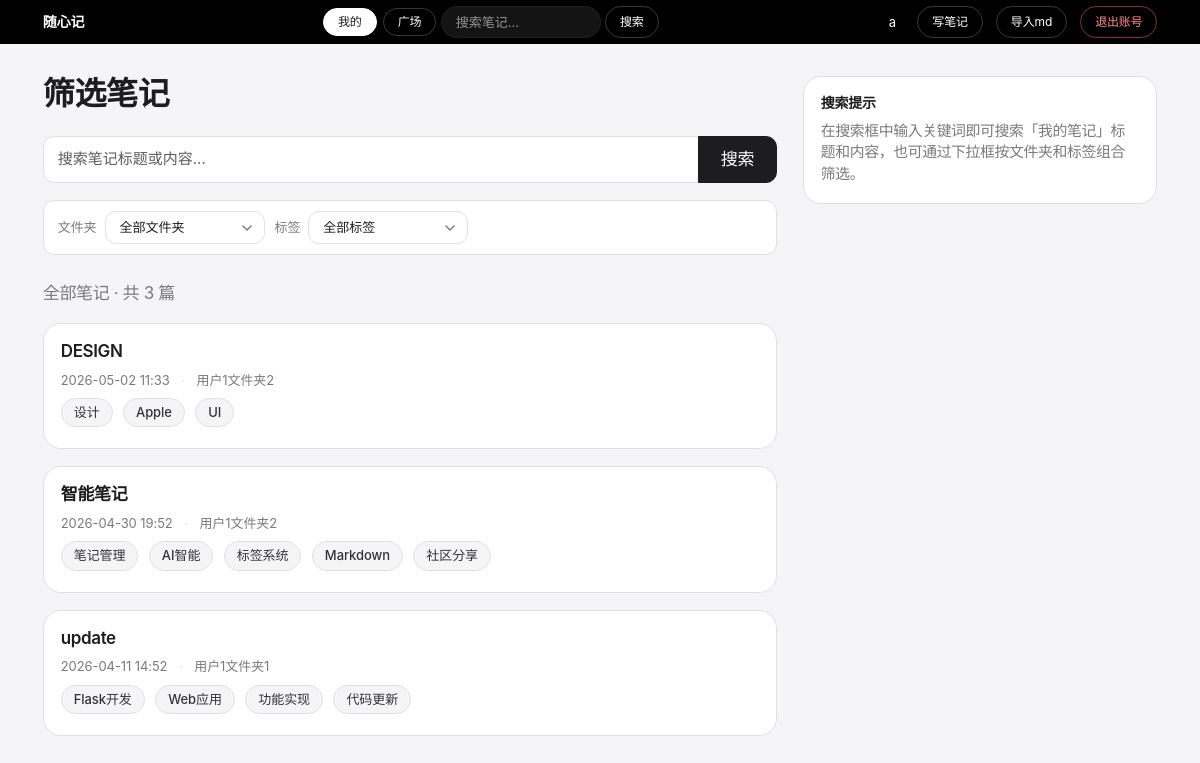
Page /search (signed in) on the committed database.
### app.py (models this page shows)
class User(UserMixin, db.Model):
    id       = db.Column(db.Integer, primary_key=True)
    username = db.Column(db.String(80), unique=True, nullable=False)
    password = db.Column(db.String(200), nullable=False)
    notes    = db.relationship('Note', backref='author', lazy=True)
    comments = db.relationship('Comment', backref='author', lazy=True)

class Note(db.Model):
    id         = db.Column(db.Integer, primary_key=True)
    title      = db.Column(db.String(200), nullable=False)
    content    = db.Column(db.Text, nullable=False)
    created_at = db.Column(db.DateTime, default=datetime.utcnow)
    updated_at = db.Column(db.DateTime, default=datetime.utcnow)  # 手动在 edit 时刷新
    user_id    = db.Column(db.Integer, db.ForeignKey('user.id'), nullable=False)
    folder_id  = db.Column(db.Integer, db.ForeignKey('folder.id'), nullable=True)
    is_public  = db.Column(db.Boolean, default=False)
    is_deleted = db.Column(db.Boolean, default=False)
    deleted_at = db.Column(db.DateTime, nullable=True)
    tags       = db.relationship('Tag', secondary=note_tags, backref='notes')
    comments   = db.relationship('Comment', backref='note', lazy=True, order_by='Comment.created_at.desc()', cascade='all, delete-orphan')
    versions   = db.relationship('NoteVersion', backref='note', lazy=True, order_by='NoteVersion.created_at.desc()', cascade='all, delete-orphan')

class Folder(db.Model):
    id      = db.Column(db.Integer, primary_key=True)
    name    = db.Column(db.String(100), nullable=False)
    user_id = db.Column(db.Integer, db.ForeignKey('user.id'), nullable=False)
    notes   = db.relationship('Note', backref='folder', lazy=True)

class Tag(db.Model):
    id   = db.Column(db.Integer, primary_key=True)
    name = db.Column(db.String(50), unique=True, nullable=False)

### app.py (the view)
@app.route('/search')
@login_required
def search():
    query    = request.args.get('q', '').strip()
    scope    = request.args.get('scope', 'mine')
    folder_id = request.args.get('folder_id')
    tag_id    = request.args.get('tag_id')
    if scope == 'plaza':
        return redirect(url_for('plaza', q=query))
    q = Note.query.filter_by(user_id=current_user.id, is_deleted=False)
    if query:
        q = q.filter(Note.title.contains(query) | Note.content.contains(query))
    if folder_id:
        q = q.filter_by(folder_id=folder_id)
    if tag_id:
        tag = db.session.get(Tag, int(tag_id))
        if tag:
            q = q.filter(Note.tags.contains(tag))
    notes = q.order_by(Note.created_at.desc()).all()
    folders = Folder.query.filter_by(user_id=current_user.id).all()
    tags = (Tag.query
            .join(note_tags)
            .join(Note)
            .filter(Note.user_id == current_user.id, Note.is_deleted == False)
            .distinct().all())
    return render_template('search.html', notes=notes, query=query,
                           scope=scope, folders=folders, tags=tags,
                           current_folder_id=int(folder_id) if folder_id else None,
                           current_tag_id=int(tag_id) if tag_id else None)

### app.py (called while the page is built)
@app.template_filter('local_time')
def local_time(dt):
    if dt is None:
        return ''
    beijing = timezone(timedelta(hours=8))
    return dt.replace(tzinfo=timezone.utc).astimezone(beijing).strftime('%Y-%m-%d %H:%M')

@app.template_filter('highlight')
def highlight(text, query):
    if not query:
        return text
    pattern = re.compile(re.escape(query), re.IGNORECASE)
    return pattern.sub(f'<mark>{query}</mark>', text)

@login_manager.user_loader
def load_user(user_id):
    return db.session.get(User, int(user_id))

### templates/search.html (shortened to what this page needs)
{% extends 'base.html' %}
{% block content %}
<div class="row">
    <div class="col-md-8">
        <h2 class="display-title">筛选笔记</h2>
        <form method="GET" action="/search" id="searchForm" class="mb-3">
            <div class="input-group">
                <input type="text" name="q" value="{{ query }}" class="form-control"
                    placeholder="搜索笔记标题或内容...">
                <button type="submit" class="btn btn-dark">搜索</button>
            </div>
        </form>
        <form method="GET" action="/search" class="filter-bar mb-4" id="filterForm">
            <div class="filter-item">
                <span class="filter-label">文件夹</span>
                <div class="apple-select" data-target="folderIdInput">
                    <button type="button" class="apple-select-trigger" aria-haspopup="listbox" aria-expanded="false">
                        <span class="apple-select-text">
                            {% if current_folder_id %}
                                {% for folder in folders %}{% if folder.id == current_folder_id %}{{ folder.name }}{% endif %}{% endfor %}
                            {% else %}全部文件夹{% endif %}
                        </span>
                        <svg class="apple-select-arrow" width="10" height="6" viewBox="0 0 10 6" aria-hidden="true">
                            <path fill="none" stroke="currentColor" stroke-linecap="round" stroke-linejoin="round" stroke-width="1.4" d="M1 1l4 4 4-4"/>
                        </svg>
                    </button>
                </div>
            </div>
            <div class="filter-item">
                <span class="filter-label">标签</span>
                <div class="apple-select" data-target="tagIdInput">
                    <button type="button" class="apple-select-trigger" aria-haspopup="listbox" aria-expanded="false">
                        <span class="apple-select-text">
                            {% if current_tag_id %}
                                {% for tag in tags %}{% if tag.id == current_tag_id %}{{ tag.name }}{% endif %}{% endfor %}
                            {% else %}全部标签{% endif %}
                        </span>
                        <svg class="apple-select-arrow" width="10" height="6" viewBox="0 0 10 6" aria-hidden="true">
                            <path fill="none" stroke="currentColor" stroke-linecap="round" stroke-linejoin="round" stroke-width="1.4" d="M1 1l4 4 4-4"/>
                        </svg>
                    </button>
                </div>
            </div>
        </form>
        <p class="text-muted mb-3">
            {% if query or current_folder_id or current_tag_id %}
            共找到 {{ notes|length }} 篇笔记
            {% else %}
            全部笔记 · 共 {{ notes|length }} 篇
            {% endif %}
        </p>
        {% for note in notes %}
        <div class="card mb-3 p-3">
            <h5 class="mb-2">
                <a href="/notes/{{ note.id }}?highlight={{ query }}" class="note-title-link">
                    {{ note.title | highlight(query) | safe }}
                </a>
            </h5>
            <div class="note-meta mb-2">
                <span>{{ note.created_at | local_time }}</span>
                {% if note.folder %}
                <span class="sep">·</span>
                <span>{{ note.folder.name }}</span>
                {% endif %}
            </div>
            {% if note.tags %}
            <div>
                {% for tag in note.tags %}
                <a href="/tags/{{ tag.id }}" class="tag-badge tag-color-{{ tag.id % 8 }}">{{ tag.name }}</a>
                {% endfor %}
            </div>
            {% endif %}
        </div>
        {% endfor %}
    </div>
    <div class="col-md-4">
        <div class="card p-3">
            <h6 class="mb-2">搜索提示</h6>
            <p class="small text-muted mb-0">
                在搜索框中输入关键词即可搜索「我的笔记」标题和内容，也可通过下拉框按文件夹和标签组合筛选。
            </p>
        </div>
    </div>
</div>
{% endblock %}

### templates/base.html (shortened to what this page needs)
<!DOCTYPE html>
<html>
<head>
    <link href="https://cdn.jsdelivr.net/npm/bootstrap@5.3.0/dist/css/bootstrap.min.css" rel="stylesheet">
    <link rel="stylesheet" href="https://cdn.jsdelivr.net/npm/easymde/dist/easymde.min.css">
</head>
<body>
    <nav class="navbar navbar-dark mb-4">
        <div class="container">
            <a class="navbar-brand fw-bold" href="/">随心记</a>
            {% if current_user.is_authenticated %}
            <form class="d-flex align-items-center me-2" method="GET" action="/search" id="navSearchForm">
                <div class="btn-group btn-group-sm me-1" role="group">
                    <label class="btn btn-outline-light" for="nav-scope-mine">我的</label>
                    <label class="btn btn-outline-light" for="nav-scope-plaza">广场</label>
                </div>
                <input type="text" name="q" class="form-control form-control-sm me-1" placeholder="搜索笔记..."
                    style="width:160px">
                <button type="submit" class="btn btn-sm btn-outline-light">搜索</button>
            </form>
            <div>
                <a href="/profile" class="text-white text-decoration-none me-3">{{ current_user.username }}</a>
                <a href="/notes/new" class="btn btn-sm btn-outline-light me-2">写笔记</a>
                <form method="POST" action="/notes/import" enctype="multipart/form-data" class="d-inline">
                    <label class="btn btn-sm btn-outline-light me-2">
                        导入md
                    </label>
                </form>
                <a href="/logout" class="btn btn-sm btn-outline-danger" data-confirm="确定要退出账号吗？">退出账号</a>
            </div>
            {% endif %}
        </div>
    </nav>
    <div class="container">
        {% block content %}{% endblock %}
    </div>
</body>
</html>

### templates/search.html (style rules this page uses)
.filter-bar { display: flex; align-items: center; flex-wrap: wrap; gap: 10px; padding: 10px 14px; background-color: var(--color-canvas); border: 1px solid var(--color-hairline); border-radius: var(--radius-md); }
.filter-item { display: inline-flex; align-items: center; gap: 8px; }
.filter-label { font-size: 13px; color: var(--color-ink-muted-48); letter-spacing: -0.08px; }
.apple-select { position: relative; display: inline-block; min-width: 160px; }
.apple-select-trigger { width: 100%; display: inline-flex; align-items: center; justify-content: space-between; gap: 10px; border: 1px solid var(--color-hairline); border-radius: var(--radius-md); padding: 6px 12px 6px 14px; font-size: 13px; color: var(--color-ink); background-color: var(--color-canvas); cursor: pointer; transition: border-color .2s ease, background-color .2s ease, box-shadow .2s ease; }
.apple-select-text { flex: 1; text-align: left; white-space: nowrap; overflow: hidden; text-overflow: ellipsis; }
.apple-select-arrow { flex-shrink: 0; color: var(--color-ink-muted-48); transition: transform .2s ease; }

### rows in the picture
User: username "a"
Note: title|highlight "DESIGN", created_at|local_time "2026-05-02 11:33", folder.name "用户1文件夹2"
Tag: name "设计"
Tag: name "Apple"
Tag: name "UI"
Note: title|highlight "智能笔记", created_at|local_time "2026-04-30 19:52", folder.name "用户1文件夹2"
Tag: name "笔记管理"
Tag: name "AI智能"
Tag: name "标签系统"
Tag: name "Markdown"
Tag: name "社区分享"
Note: title|highlight "update", created_at|local_time "2026-04-11 14:52", folder.name "用户1文件夹1"
Tag: name "Flask开发"
Tag: name "Web应用"
Tag: name "功能实现"
Tag: name "代码更新"

### other values in the picture
{{ notes|length }} "3"
